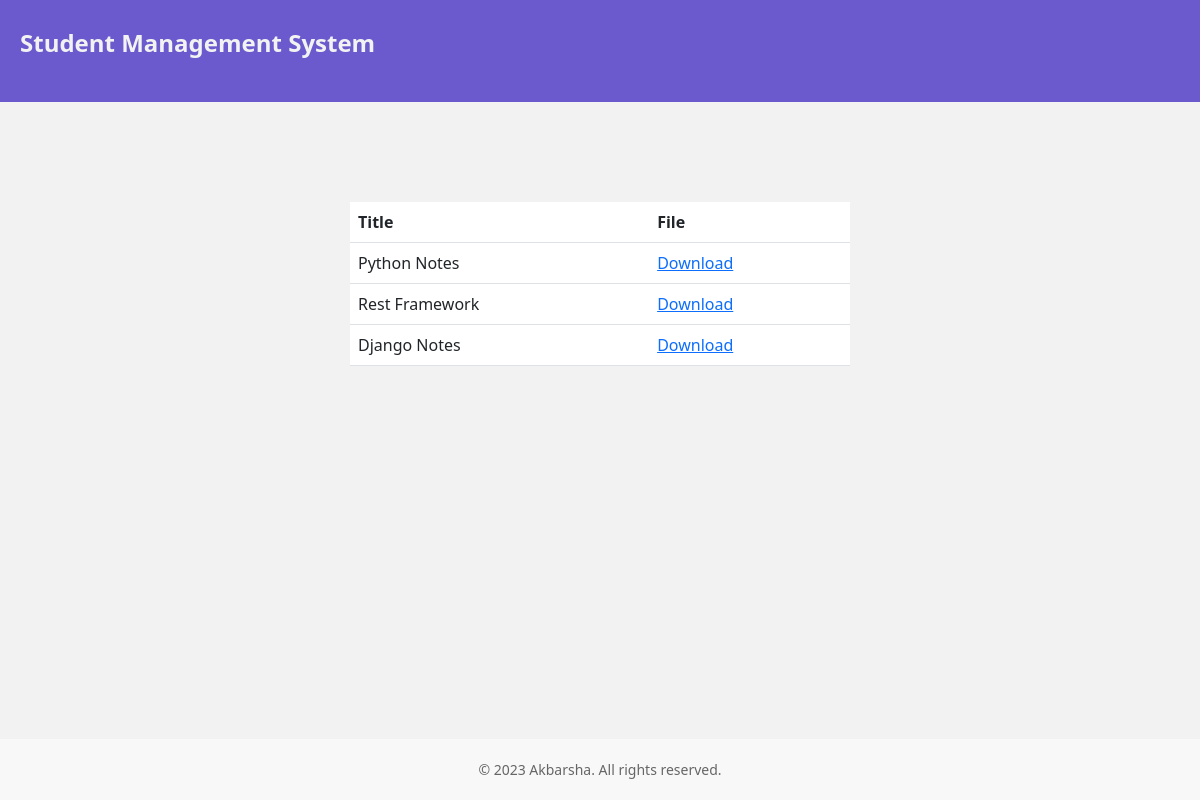
/basic/notes/, run on the app's committed database.
### basic/models.py (models this page shows, shortened)
class Note(models.Model):
    title = models.CharField(max_length=100)
    file = models.FileField(upload_to='files')

### basic/views.py (the view)
# urls.py: path('notes/', NotesView.as_view(), name='notes'),
class NotesView(ListView):
    model = Note
    context_object_name = 'notes'
    template_name = 'student/notes.html'

### templates/student/notes.html (shortened to what this page needs)
<!DOCTYPE html>
<html lang="en">
<head>
    <link href="https://cdn.jsdelivr.net/npm/bootstrap@5.3.0-alpha1/dist/css/bootstrap.min.css" rel="stylesheet">
</head>
<body>
    <nav class="navbar">
        <p class="navbar-brand">
            Student Management System
        </p>
    </nav>
    <div class="container-fluid">
        <table class="table table-hover">
            <thead>
            <tr>
                <th>Title</th>
                <th>File</th>
            </tr>
            </thead>
            <tbody>
            {% for object in notes %}
            <tr>
                <td>{{ object.title }}</td>
                <td><a href="{{ object.file.url }}" download>Download</a></td>
            </tr>
            {% endfor %}
            </tbody>
        </table>
    </div>
    <footer class="site-footer">
        <div class="container" style="text-align: center;">
            <p>&copy; 2023 Akbarsha. All rights reserved.</p>
        </div>
    </footer>
</body>
</html>

### templates/student/notes.html (style rules this page uses)
body { background: #f2f2f2; }
.container-fluid { padding: 100px; flex: 1; }
.navbar { padding: 20px; background: SlateBlue; }
.navbar-brand { font-weight: bold; font-size: 1.5rem; color: #f2f2f2; text-decoration: none; text-align: center; }
table { max-width: 50%; margin: auto; }
.site-footer { background-color: #f8f8f8; padding: 20px 0; text-align: center; position: absolute; bottom: 0; width: 100%; }
.site-footer p { margin: 0; font-size: 14px; color: #666; }

### data on the page
Note: title "Python Notes"
Note: title "Rest Framework"
Note: title "Django Notes"
